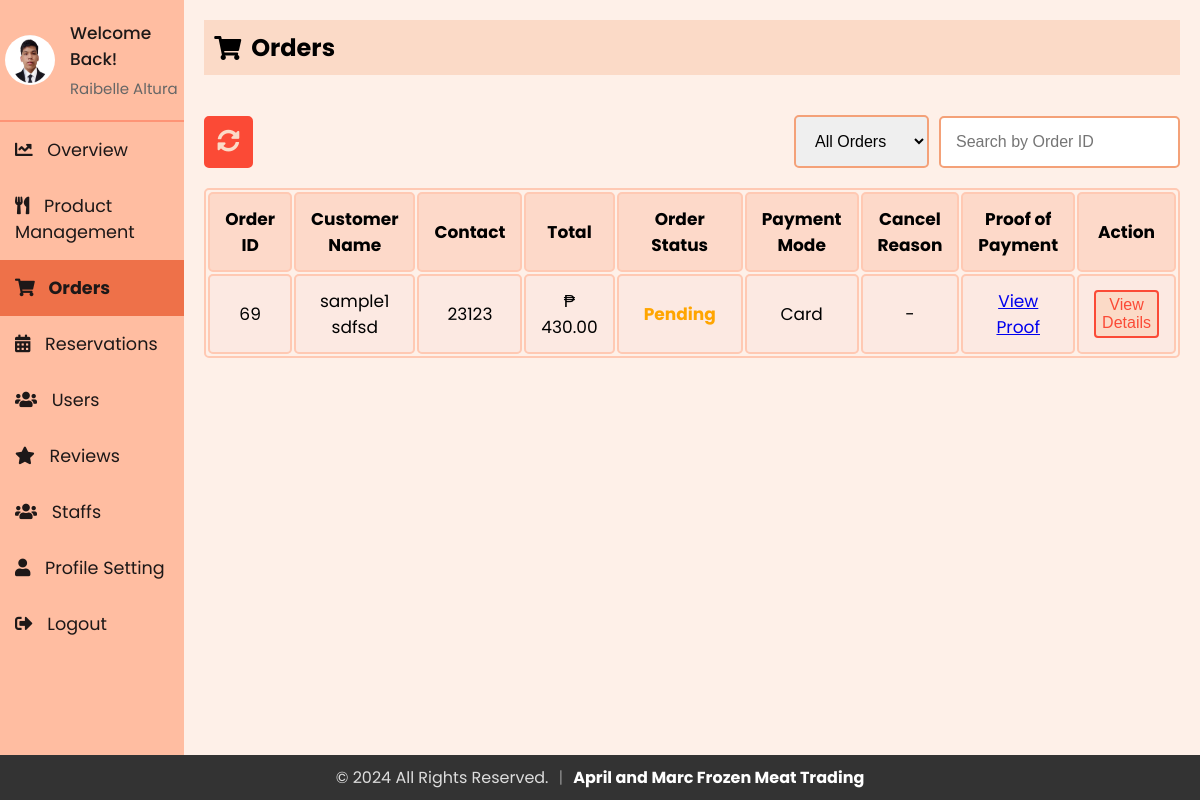
Page /admin/admin_orders.php (signed in) on the earlier database version.
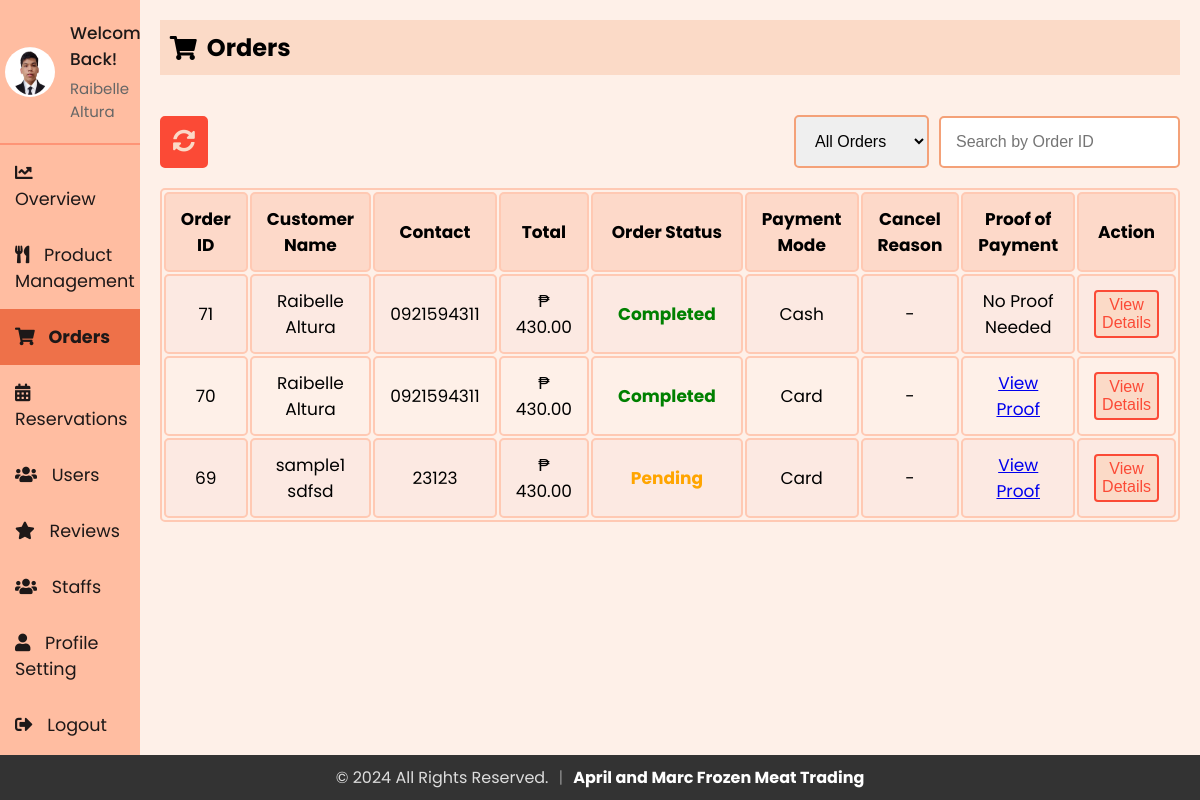
Same page on the later database version.
### tables this page shows
CREATE TABLE `staff` (
  `id` int(11) NOT NULL,
  `firstName` varchar(50) NOT NULL,
  `lastName` varchar(50) NOT NULL,
  `email` varchar(100) NOT NULL,
  `contact` varchar(15) DEFAULT NULL,
  `role` enum('superadmin','admin','delivery boy','waiter') NOT NULL,
  `password` varchar(255) NOT NULL,
  `createdAt` timestamp NOT NULL DEFAULT current_timestamp(),
  `updatedAt` timestamp NOT NULL DEFAULT current_timestamp() ON UPDATE current_timestamp(),
  `profile_image` varchar(255) NOT NULL DEFAULT 'default.jpg'
);

CREATE TABLE `orders` (
  `order_id` int(11) NOT NULL,
  `email` varchar(255) NOT NULL,
  `firstName` varchar(255) NOT NULL,
  `lastName` varchar(255) NOT NULL,
  `phone` varchar(10) NOT NULL,
  `address` varchar(200) NOT NULL,
  `pmode` enum('Cash','Card','Takeaway','') NOT NULL DEFAULT 'Cash',
  `payment_status` enum('Pending','Successful','Rejected','') NOT NULL DEFAULT 'Pending',
  `sub_total` decimal(10,2) NOT NULL,
  `grand_total` decimal(10,2) NOT NULL,
  `order_date` timestamp NOT NULL DEFAULT current_timestamp(),
  `order_status` enum('Pending','Completed','Cancelled','Processing','On the way') NOT NULL DEFAULT 'Pending',
  `cancel_reason` varchar(255) DEFAULT NULL,
  `note` varchar(255) NOT NULL,
  `proof_of_payment` varchar(255) DEFAULT NULL
);

### admin/sidebar.php (called while the page is built, shortened)
<?php
include 'db_connection.php';
$admin_email = isset($_SESSION['email']) ? $_SESSION['email'] : '';
function getAdminInfo($email)
{
  global $conn;
  $stmt = $conn->prepare("SELECT firstName, lastName, email, profile_image FROM staff WHERE email = ?");
  $stmt->bind_param("s", $email);
  $stmt->execute();
  $stmt->bind_result($firstName, $lastName, $email,  $profile_image);
  return [
    'firstName' => $firstName ?: '',
    'lastName' => $lastName ?: '',
    'email' => $email ?: '',
    'profile_image' => $profile_image ?: 'default.jpg'
  ];
}
$admin_info = getAdminInfo($admin_email);
?>

### admin/admin_orders.php (the view, shortened to what this page needs)
<?php
include 'db_connection.php';
$query = "SELECT order_id, order_date, firstName, lastName, phone, grand_total, order_status, pmode, cancel_reason, proof_of_payment FROM orders";
$query .= " ORDER BY order_id DESC";
$result = $conn->query($query);
?>
<?php include 'sidebar.php'; ?>
<!DOCTYPE html>
<html lang="en">
<head>
    <link rel="stylesheet" href="https://cdnjs.cloudflare.com/ajax/libs/font-awesome/5.15.3/css/all.min.css">
    <link rel="stylesheet" href="sidebar.css">
    <link rel="stylesheet" href="admin_orders.css">
</head>
<body>
    <div class="sidebar">
        <div class="profile-section">
            <img src="../uploads/<?php echo htmlspecialchars($admin_info['profile_image']); ?>" alt="Profile Picture">
            <div class="info">
                <h3>Welcome Back!</h3>
                <p><?php echo htmlspecialchars($admin_info['firstName']) . ' ' . htmlspecialchars($admin_info['lastName']); ?></p>
            </div>
        </div>
        <ul>
            <li><a href="index.php"><i class="fas fa-chart-line"></i> Overview</a></li>
            <li><a href="admin_menu.php"><i class="fas fa-utensils"></i> Product Management</a></li>
            <li><a href="admin_orders.php" class="active"><i class="fas fa-shopping-cart"></i> Orders</a></li>
            <li><a href="reservations.php"><i class="fas fa-calendar-alt"></i> Reservations</a></li>
            <li><a href="users.php"><i class="fas fa-users"></i> Users</a></li>
            <li><a href="reviews.php"><i class="fas fa-star"></i> Reviews</a></li>
            <li><a href="staffs.php"><i class="fas fa-users"></i> Staffs</a></li>
            <li><a href="profile.php"><i class="fas fa-user"></i> Profile Setting</a></li>
            <li><a href="logout.php"><i class="fas fa-sign-out-alt"></i> Logout</a></li>
        </ul>
    </div>
    <div class="content">
        <div class="header">
            <h2><i class="fas fa-shopping-cart"></i> Orders</h2>
        </div>
        <div class="actions">
            <div>
                <button id="refreshButton" onclick="refreshPage()" title="Refresh">
                    <i class="fas fa-sync-alt"></i>
                </button>
            </div>
            <div class="filter-orders">
                <select id="statusFilter" name="statusFilter" onchange="filterByStatus()">
                    <option value="">All Orders</option>
                </select>
                <input type="text" id="searchOrderId" placeholder="Search by Order ID" oninput="searchByOrderId()">
            </div>
        </div>
        <table>
    <tr>
        <th>Order ID</th>
        <th>Customer Name</th>
        <th>Contact</th>
        <th>Total</th>
        <th>Order Status</th>
        <th>Payment Mode</th>
        <th>Cancel Reason</th>
        <th>Proof of Payment</th>
        <th>Action</th>
    </tr>
    <?php
    if ($result && $result->num_rows > 0) {
        while ($row = $result->fetch_assoc()) {
            $statusClass = '';
            switch ($row['order_status']) {
                case 'Pending':
                    $statusClass = 'status-pending';
                    break;
                case 'Completed':
                    $statusClass = 'status-completed';
                    break;
            }
            echo "<tr>
                    <td>{$row['order_id']}</td>
                    <td>" . htmlspecialchars($row['firstName'] . " " . $row['lastName']) . "</td>
                    <td>" . htmlspecialchars($row['phone']) . "</td>
                    <td>₱ " . number_format($row['grand_total'], 2) . "</td>
                    <td><span class='status $statusClass'>" . htmlspecialchars($row['order_status']) . "</span></td>
                    <td>" . htmlspecialchars($row['pmode']) . "</td>
                    <td>" . ($row['order_status'] == 'Cancelled' ? htmlspecialchars($row['cancel_reason']) : '-') . "</td>
                    <td>";
            if ($row['pmode'] == 'Takeaway' || $row['pmode'] == 'Cash') {
                echo "No Proof Needed";
            } elseif (!empty($row['proof_of_payment'])) {
                echo "<a href='../uploads/" . htmlspecialchars($row['proof_of_payment']) . "' target='_blank'>View Proof</a>";
            } else {
                echo "No proof uploaded";
            }
            echo "</td>
                    <td><button id='viewbtn' onclick=\"viewDetails({$row['order_id']})\">View Details</button></td>
                </tr>";
        }
    } else {
        echo "<tr><td colspan='9' style='text-align: center;'>No Orders Found</td></tr>";
    }
    ?>
</table>
    </div>
</body>
</html>

### admin/sidebar.css (style rules this page uses)
* { margin: 0; padding: 0; box-sizing: border-box; }
body { background: #fef0e8; font-family: "Poppins", sans-serif; display: flex; flex-direction: row; margin: 0; }
.sidebar { width: 250px; background-color: #ffbda1; color: #1d1818; overflow: auto; position: relative; min-height: 100vh; font-size: 1.1rem }
.sidebar ul li a { display: block; padding: 15px; text-decoration: none; color: #1d1818; transition: background-color 0.3s; }
.sidebar ul li a.active { background-color:#ee7149; font-weight: bold; }
.sidebar ul li a i { margin-right: 10px; }
.sidebar ul { list-style-type: none; padding: 0; }
.content { flex: 1; padding: 20px; }
.header { padding: 10px; background-color: #fbdac7; margin-bottom: 20px; display: flex; align-items: center; }
.header h2 { display: flex; align-items: center; }
.header h2 i { margin-right: 10px; }
.profile-section { padding: 20px 5px 20px 5px; display: flex; align-items: center; border-bottom: 2px solid rgba(253, 108, 77, 0.5); }
.profile-section img { width: 50px; height: 50px; border-radius: 50%; margin-right: 15px; }
.profile-section .info { flex-grow: 1; }
.profile-section .info h3 { margin: 0; font-size: 17px; font-weight: 500; }
.profile-section .info p { margin: 5px 0 0; font-size: 15px; color: #666; }
.sidebar ul li a.active { font-weight: bold; }

### admin/admin_orders.css (style rules this page uses)
* { padding: 0; margin: 0; }
body { background: #fef0e8; font-family: "Poppins", sans-serif; margin: 0; }
.actions { display: flex; align-items: center; justify-content: space-between; margin-bottom: 20px; margin-top: 40px; }
.filter-orders { display: flex; align-items: center; justify-content: center; gap: 10px; }
.content { margin-bottom: 40px; }
.actions select, .actions input { padding: 15px; font-size: 1rem; border-radius: 5px; border: 2px solid #f4a178; cursor: pointer; outline: none; }
button { background-color: #fb4a36; color: white; border: 2px solid #fb4a36; padding: 13px 20px; cursor: pointer; border-radius: 5px; transition: all 0.3s ease; font-size: 1.2rem; }
.sidebar { width: 250px; background-color: #ffbda1; color: #1d1818; overflow: auto; position: relative; min-height: 100vh; }
.sidebar ul li a { display: block; padding: 15px; text-decoration: none; color: #1d1818; transition: background-color 0.3s; }
.sidebar ul li a.active { background-color:#ee7149; }
.status { padding: 5px 10px; border-radius: 5px; color: white; font-weight: 450; }
.status-pending { color: black; }
.status-completed { color: green; }
table { width: 100%; border: 2px solid #ffc9b3; border-radius: 5px; font-size: 17px; text-align: center; cursor: pointer; }
table th, table td { padding: 12px 15px; border: 2px solid #ffc9b3; border-radius: 5px; }
table th { background-color: #fdd9c9; }
table tr:nth-of-type(even) { background-color: #fce9e2; }
.header { padding: 10px; background-color: #fbdac7; margin-bottom: 20px; display: flex; align-items: center; }
#viewbtn { padding: 4px 6px 4px 6px; font-size: 16px; border-radius: 4px; background-color: #fbdac7; color: #fb4a36; border: 2px solid #fb4a36; font-weight: 450; cursor: pointer; outline: none; transition: all 0.3s ease; }
#refreshButton { color: #fbdac7; background-color: #fb4a36; border: 2px solid #fb4a36; cursor: pointer; padding: 11px; font-size: 1.4rem; border-radius: 5px; transition: all 0.3s ease; }

### admin/admin_orders.php (style rules this page uses)
.content { margin-bottom: 40px; }
.status { font-weight: bold; }
.status-pending { color: orange; }
.status-completed { color: green; }

Differences in the rows shown:
added orders: order_id "71", firstName+lastName "Raibelle Altura", phone "0921594311", grand_total "430.00", order_status "Completed", pmode "Cash", shows "No Proof Needed"
added orders: order_id "70", firstName+lastName "Raibelle Altura", phone "0921594311", grand_total "430.00", order_status "Completed", pmode "Card"
